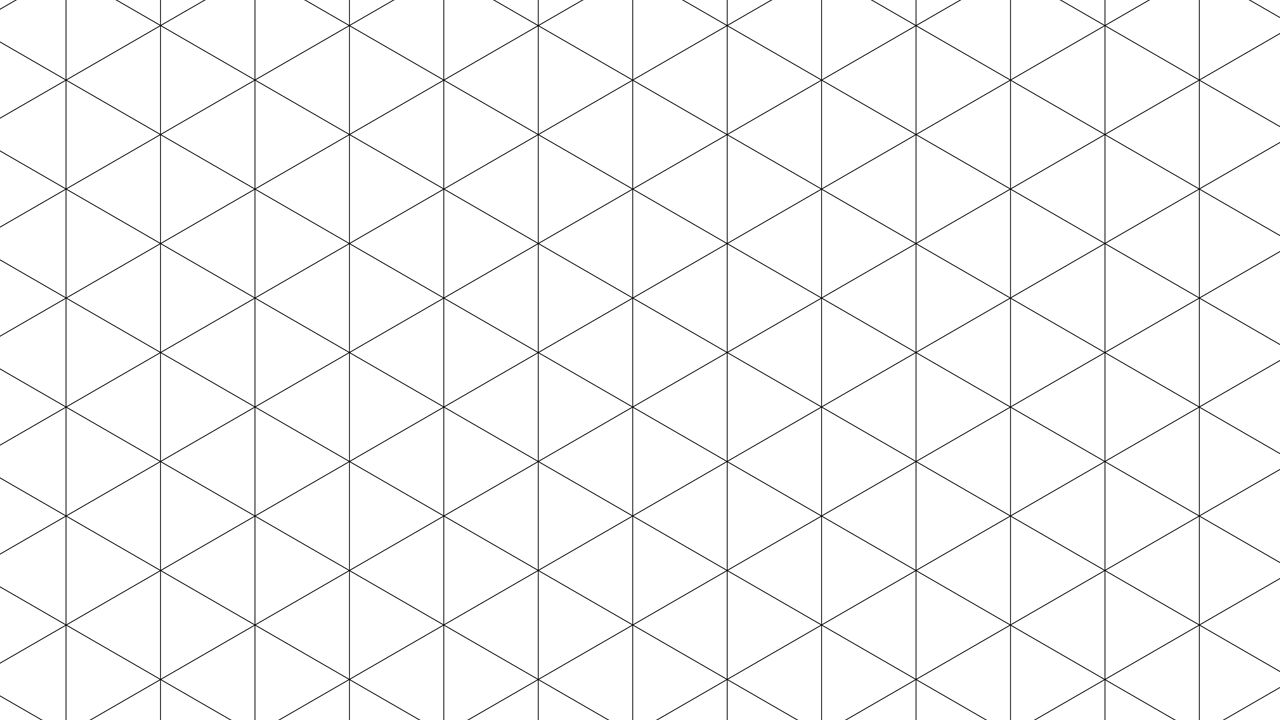
#> input picture resources/triangles.jpg, 1280 x 720 px, found by its file name
$ python recognition_test.py
#> lines starting #> are read from the running program, lines starting #| are printed output that depends on the picture; after the words box and inside, x2 and y2 are one past the last pixel; in counts of white or black regions, pixels touching at a corner belong together
### src/parser.py
"""
Contains functions, which parse an image into an input grid.

Author: Marek Dohnal

Date: 17/03/2023
"""

import cv2
import numpy as np
from alphabet import Alphabet


MAX_SIZE = 1500


def img_to_grid(img_path: str, threshold=170, interpolation=cv2.INTER_LINEAR):
    """ Returns a numpy array of numbers representing a padded grid ready for recognition
        from an input image.

        :param interpolation: interpolation to be used while resizing, default is cv2.INTER_LINEAR,
        :param threshold: threshold to be used by the cv2.threshold() function,
        :param img_path: path to an image containing a suitable grid.

        :return: padded grid ready for recognition.
    """
#> called with img_path = '../resources/triangles.jpg', threshold = 150, interpolation = 1
    img = cv2.imread(img_path, cv2.IMREAD_GRAYSCALE)
#> img is the input picture: shape (720, 1280); min 0, max 255, mean 247.6
    height, width = img.shape
#> height = 720; width = 1280
    img = _resize_img_(img, interpolation)
    ret, bw_img = cv2.threshold(img, threshold, 255, cv2.THRESH_BINARY)
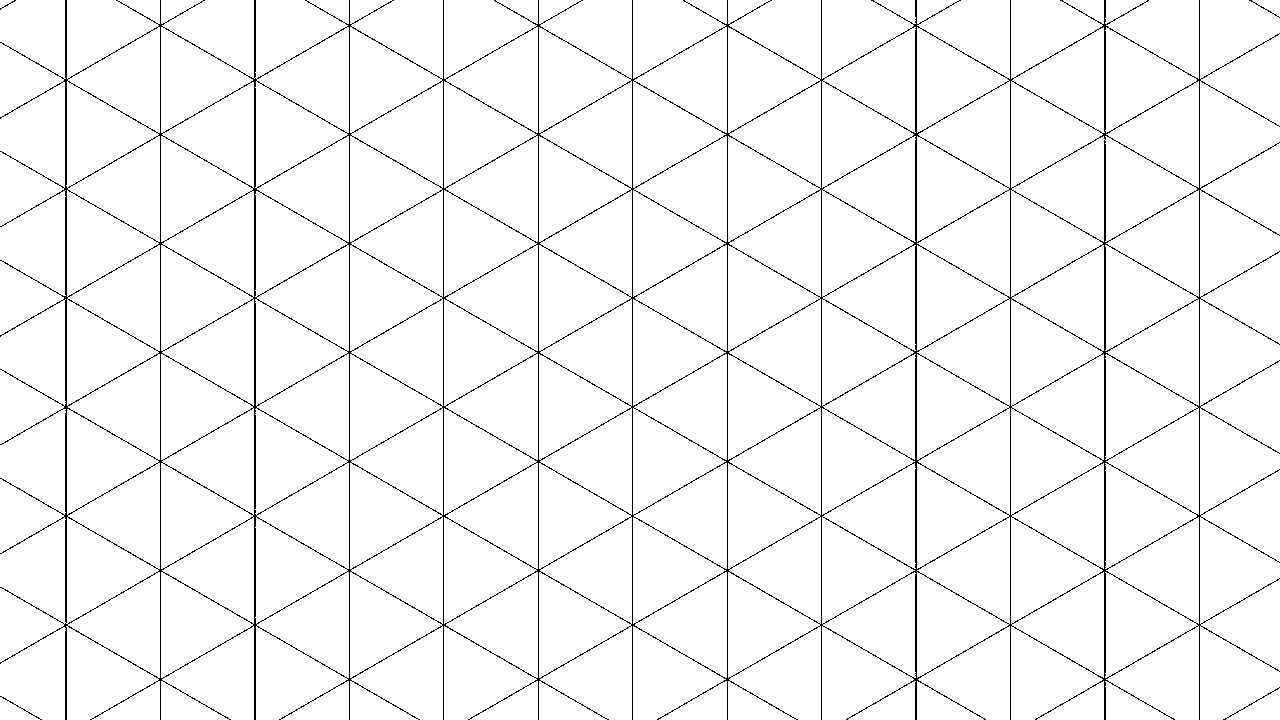
#> bw_img: shape (720, 1280); 96.4% white; black in thin lines or dots
#> ret = 150
    grid = np.pad(array=bw_img, mode='constant', constant_values=Alphabet.IMG_BORDER.value, pad_width=((1, 1), (1, 1)))
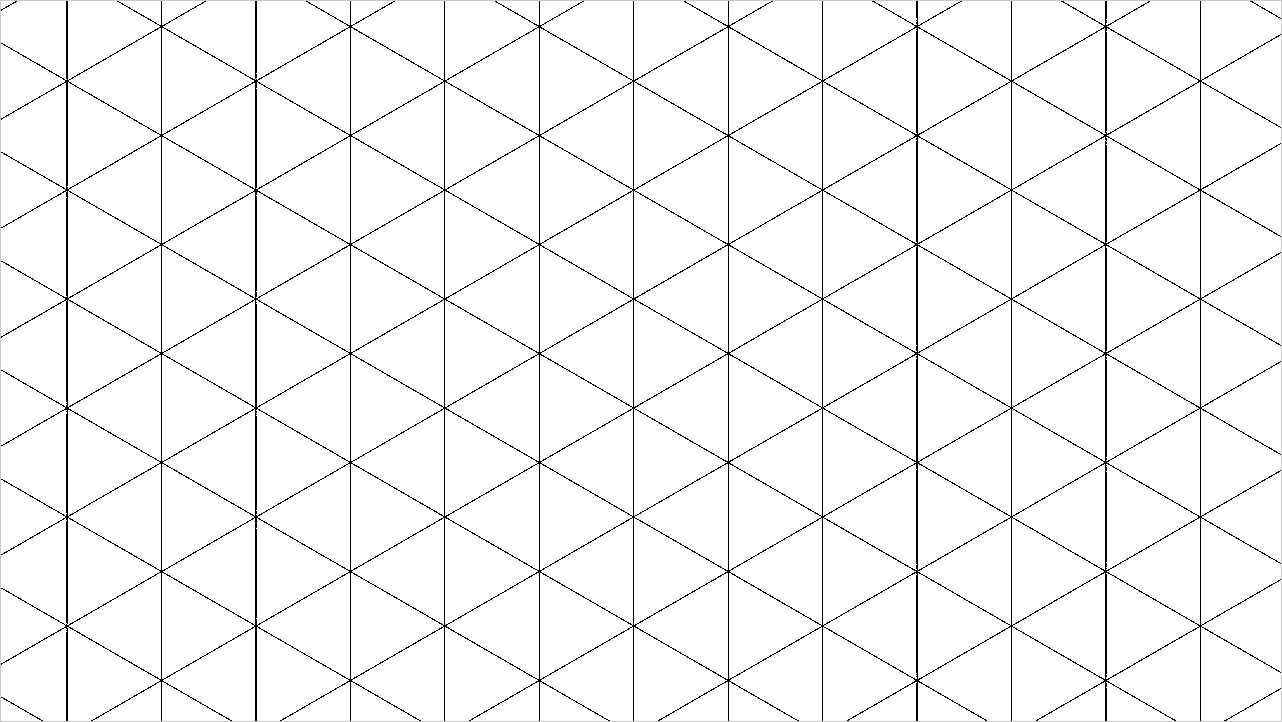
#> grid: shape (722, 1282); min 0, max 255, mean 245.7
    return grid, (height, width)


def _resize_img_(img, interpolation):
    """
    Resizes image if it's longest side is longer than 1500 pixels.

    :param img: the image to be resized,
    :param interpolation: interpolation to be used while resizing.

    :return: resized image.
    """
    height, width = img.shape
    if max(width, height) > MAX_SIZE:
        if height >= width:
            divisor = height / MAX_SIZE
            height = MAX_SIZE
            width = int(width / divisor)
        else:
            divisor = width / MAX_SIZE
            width = MAX_SIZE
            height = int(height / divisor)
        img = cv2.resize(img, (width, height), interpolation=interpolation)

    return img

### test/old/recognition_test.py
import parser, recognition
from states import State
import cv2


# [174 lines left out: functions test_begin_0, test_begin_1, test_begin_2, test_fill_1, test_fill_2, test_fill_3 and 11 more, not called in this run]


def test_triangles():
    grid, shape = parser.img_to_grid("../resources/triangles.jpg", threshold=150)
#> shape = (720, 1280)

    cv2.imwrite("../resources/triangles.grid.jpg", grid)

    # grid = recognition.recognize_tiles(grid, [8])

    # cv2.imwrite("../resources/triangles.out.jpg", grid)


# [14 lines left out: functions test_hexagons, test_triangles_and_squares, not called in this run]


if __name__ == "__main__":
    # [27 lines of commented-out code are left out]
    test_triangles()
    # test_hexagons()
    # test_triangles_and_squares()
    print("Tests passed.")

$ run again, with test_report/cubes/cubes.jpg copied over resources/triangles.jpg
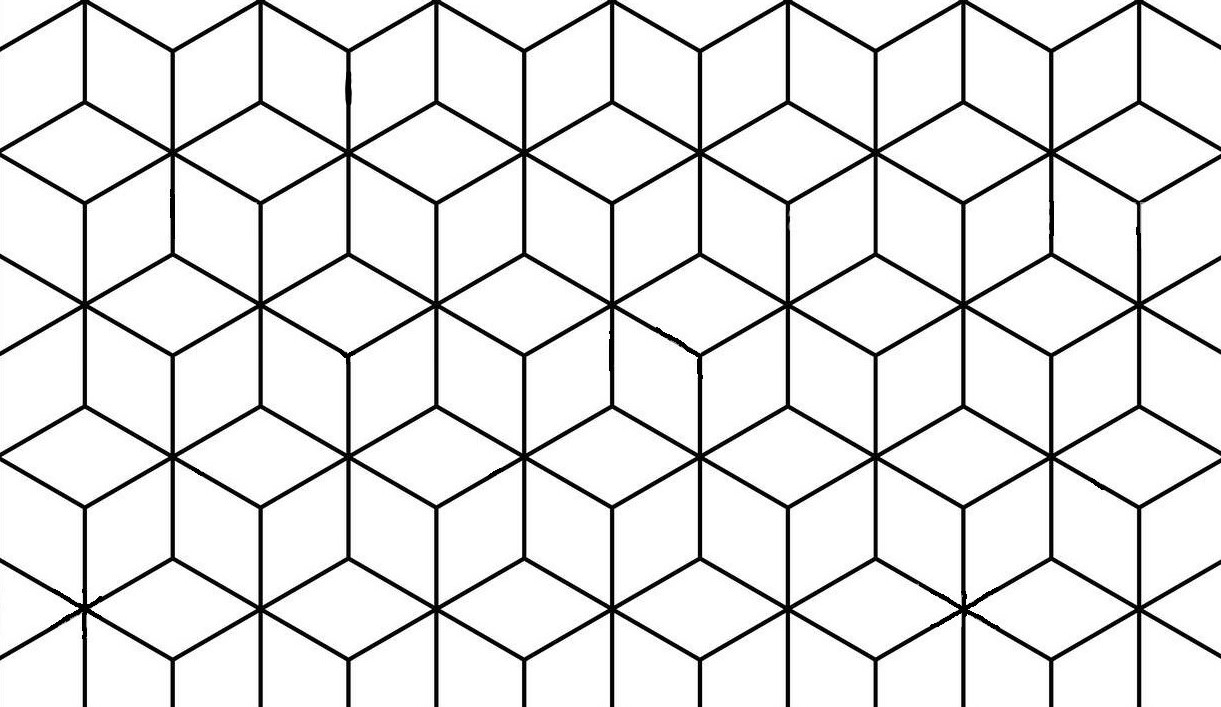
#> input picture test_report/cubes/cubes.jpg, 1221 x 707 px, found by its file name
#> in img_to_grid, img is the input picture: shape (707, 1221); min 0, max 255, mean 231.2
#> bw_img: shape (707, 1221); 90.5% white; 1 black region, box (x1, y1, x2, y2) and area: (0, 0, 1221, 707) 81734
#> ret = 150
#> in img_to_grid, `grid = np.pad(array=bw_img, mode='constant', constant_values=Alphabet...`:
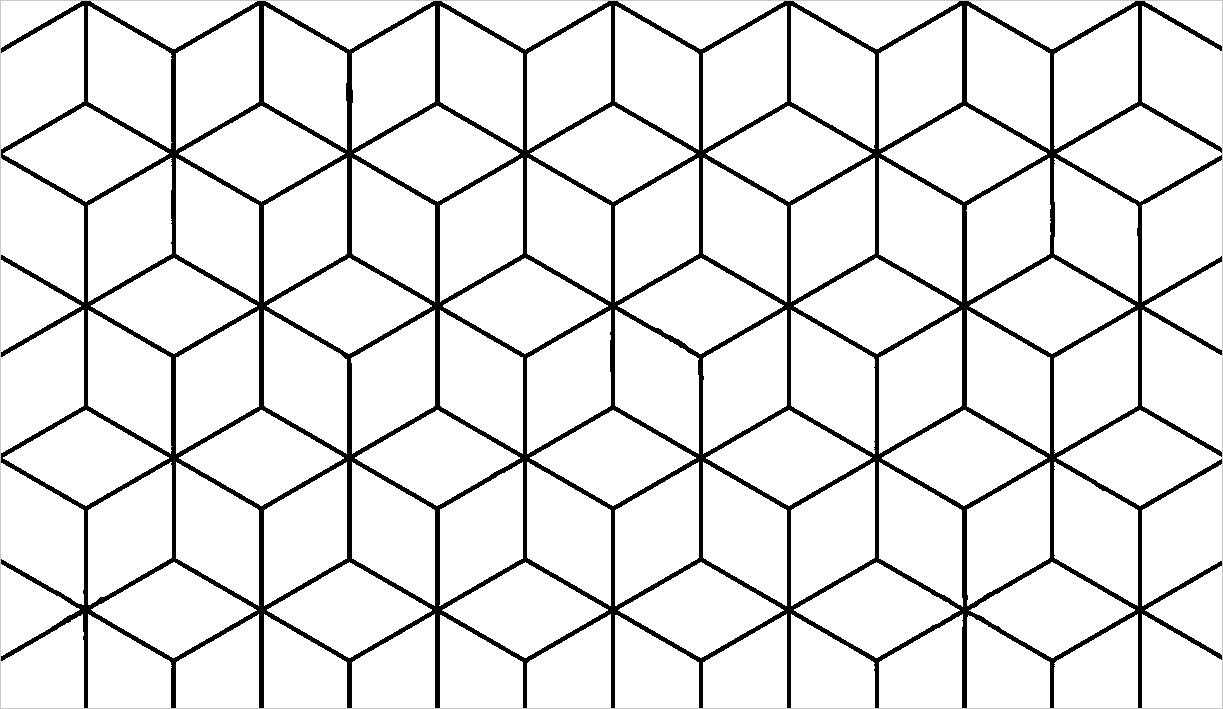
#> grid: shape (709, 1223); min 0, max 255, mean 230.7
#> shape = (707, 1221)
